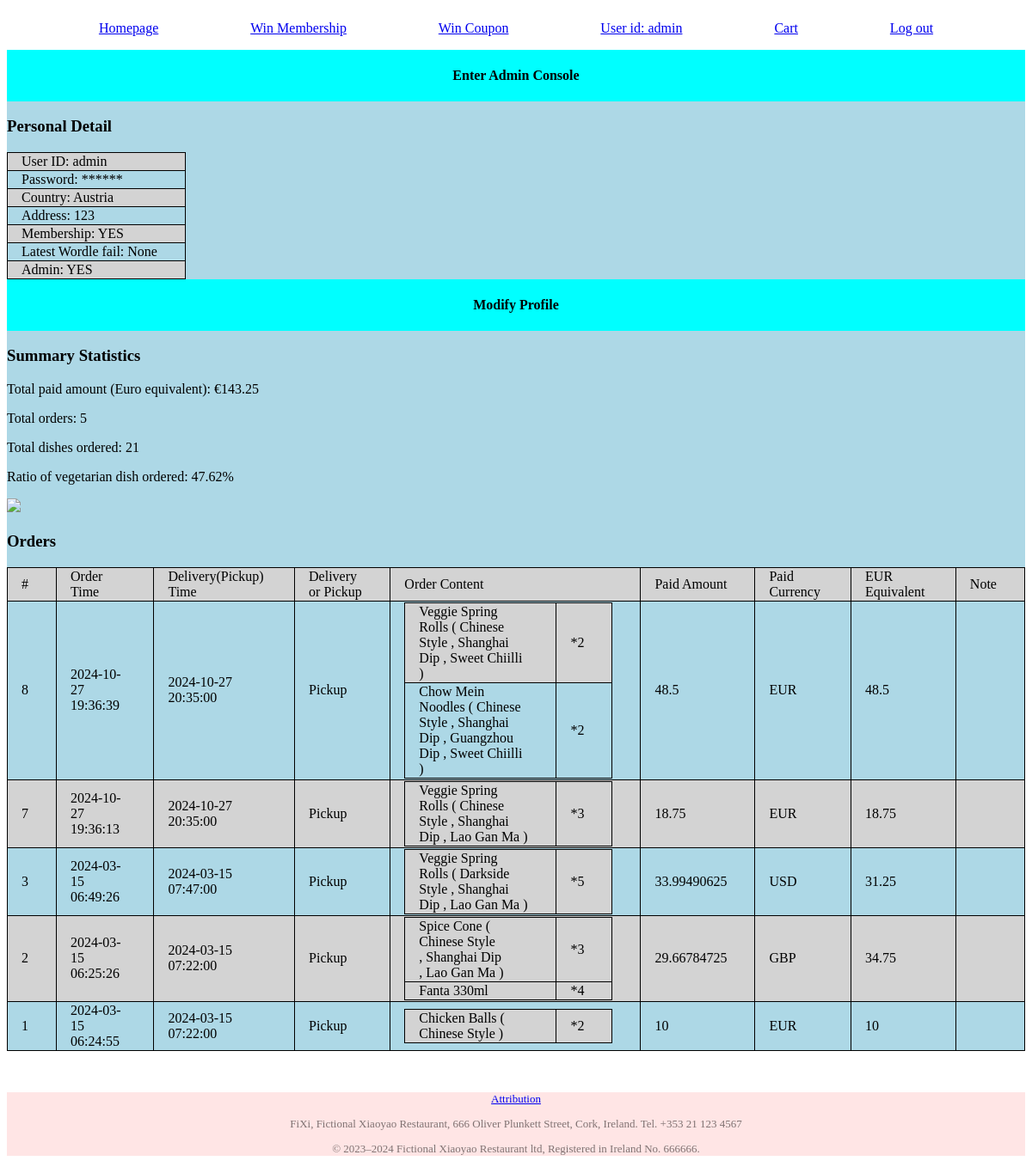
Screenshot of /profile (signed in) with the database file from the repository.
### tables this page shows
CREATE TABLE users
(
    real_user_id INTEGER PRIMARY KEY AUTOINCREMENT,
    user_id TEXT, 
    password TEXT NOT NULL,
    country TEXT,
    address TEXT,
    is_member INTEGER,
    is_admin INTEGER,
    failed_day DATE

);

CREATE TABLE orders
(
    order_id INTEGER PRIMARY KEY AUTOINCREMENT,
    real_user_id INTEGER NOT NULL,
    order_timestamp DATETIME NOT NULL,
    receive_timestamp DATETIME NOT NULL,
    delivery_option TEXT NOT NULL,
    order_content TEXT NOT NULL,
    paid_amount NUMERIC NOT NULL,
    currency TEXT NOT NULL,
    paid_eur NUMERIC NOT NULL,
    note TEXT
);

CREATE TABLE items
(
    item_id INTEGER PRIMARY KEY AUTOINCREMENT,
    item_name TEXT NOT NULL,
    item_description TEXT,
    item_price DECEMAL NOT NULL,
    is_vegetarian BOOLEAN,
    is_vegan BOOLEAN,
    is_gluten_free BOOLEAN,
    is_member_discount_allowed BOOLEAN,
    is_coupon_allowed BOOLEAN,
    is_delivery_allowed BOOLEAN,
    is_pickup_allowed BOOLEAN,
    number_of_sold INTEGER,
    amount_available INTEGER,
    compulsory_option TEXT,
    supplementary_option TEXT
);

### app.py (the view)
@app.route("/profile")
@login_required
def profile():
    user_id=session["user_id"]
    real_user_id= session["real_user_id"]
    db = get_db()
    user = db.execute(
    """SELECT * FROM users
    WHERE real_user_id = ?;""", (real_user_id,)).fetchone()
    orders = db.execute(
    """SELECT * FROM orders
    WHERE real_user_id = ? ORDER BY order_id DESC;""", (real_user_id,)).fetchall()
    orders_dicts = [dict(order) for order in orders]
    sum=0
    for order in orders_dicts:
        cart_json=order["order_content"]
        cart_str_keys = json.loads(cart_json)
        cart = {tuple(json.loads(key)): value for key, value in cart_str_keys.items()}
        order["order_content"]=cart
        sum=sum+order["paid_eur"]
    q_v=0
    q_sum=0
    items = db.execute(
    """SELECT item_name,is_vegetarian FROM items;""").fetchall()
    vegetarian_dic={}
    for item in items:
        vegetarian_dic[item["item_name"]]=item["is_vegetarian"]
    q_order=0
    for order in orders_dicts:
        q_order=q_order+1
        for entry_tpl in order["order_content"]:
            q_sum=q_sum+order["order_content"][entry_tpl]
            if vegetarian_dic[entry_tpl[0]]:
                q_v=q_v+order["order_content"][entry_tpl]
    if q_sum !=0:
        r=f"{q_v/q_sum * 100:.2f}%"
        q_n=q_sum-q_v
    else:
        r=None
        q_n=None
    return render_template("profile.html",user=user,orders=orders_dicts,sum=sum,q_sum=q_sum,r=r,label1="Vegetarian",label2="Non-vegetarian",value1=q_v,value2=q_n,q_order=q_order)

### app.py (called while the page is built)
@app.before_request#This decorator registers a function to run before each request in your Flask application.
def load_logged_in_user():
    g.user = session.get("user_id", None)#Attempts to retrieve "user_id" from the Flask session. If not found, None is used. The result is stored in g.user, making it accessible app-wide during the request.
    if "cart" in session:
        g.sum_quantity = calculate_cart_sum_quantity(session["cart"])
    g.is_admin = session.get("is_admin", None)

### database.py (called while the page is built)
def get_db():
    if "db" not in g:
        g.db = sqlite3.connect(DATABASE,
            detect_types=sqlite3.PARSE_DECLTYPES
        )
        g.db.row_factory = sqlite3.Row
    return g.db

### templates/profile.html (shortened to what this page needs)
{% extends "base.html" %}
{% block main_content %}
<section id="profile">
    <section>
        {% if user["is_admin"] %}
            <a href="{{ url_for( 'admin' ) }}" class="paragraph-link"><p>Enter Admin Console</p></a>
        {% endif %}
    </section>
    <section>
        <h1>Personal Detail</h1>
        <table>
            <tr>
                <td>User ID: {{user["user_id"]}}</td>
            </tr>
            <tr>
                <td>Password: ******</td>
            </tr>
            <tr>
                <td>Country: {{user["country"]}}</td>
            </tr>
            <tr>
                <td>Address: {{user["address"]}}</td>
            </tr>
            <tr>
                <td>Membership:
                    {% if user["is_member"] %}
                        YES
                    {% else %}
                        NO
                    {% endif %}
                    </td>
            </tr>
            <tr>
                <td>Latest Wordle fail: {{user["failed_day"]}}</td>
            </tr>
            <tr>
                <td>Admin:
                    {% if user["is_admin"] %}
                        YES
                    {% else %}
                        NO
                    {% endif %}
                    </td>
            </tr>
        </table>
        <a href="{{ url_for( 'change_profile' ) }}" class="paragraph-link"><p>Modify Profile</p></a>
    </section>
    <section>
        <h1>Summary Statistics</h1>
        <p>Total paid amount (Euro equivalent): €{{sum}}</p>
        <p>Total orders: {{q_order}}</p>
        <p>Total dishes ordered: {{q_sum}}</p>
        <p>Ratio of vegetarian dish ordered: {{r}}</p>
        {% if r %}
            <img src="https://quickchart.io/chart?c={type:'pie',data:{labels:['{{ label1 }}','{{ label2 }}'],datasets:[{data:[{{ value1 }},{{ value2 }}]}]}}">
        {% endif %}
    </section>
    <section>
    <h1>Orders</h1>
        <table>
            <tr>
                <td>#</td>
                <td>Order Time</td>
                <td>Delivery(Pickup) Time</td>
                <td>Delivery or Pickup</td>
                <td>Order Content</td>
                <td>Paid Amount</td>
                <td>Paid Currency</td>
                <td>EUR Equivalent</td>
                <td>Note</td>
            </tr>
            {% for order in orders %}
            <tr>
                {% for key in order.keys() if key!="real_user_id" %}
                    <td>
                    {% if key=="order_content" %}
                        <table>
                        {% for entry_tpl in order[key] %}
                            <tr>
                                <td>
                                    {{entry_tpl[0]}}
                                    {% if entry_tpl|length >2 or entry_tpl[1] %}
                                        (
                                            {% if entry_tpl[1] %}
                                                {{entry_tpl[1]}}
                                                {% for item in entry_tpl[2:] %}
                                                        ,&nbsp;{{item}}
                                                {% endfor %}
                                            {% endif %}
                                            )
                                    {% endif %}
                                </td>
                                <td>*{{order[key][entry_tpl]}}</td>
                            </tr>
                        {% endfor %}
                        </table>
                    {% else %}
                        {{order[key]}}
                    {% endif %}
                    </td>
                {% endfor %}
            </tr>
            {% endfor %}
        </table>
    </section>
</section>
{% endblock %}

### templates/base.html (shortened to what this page needs)
<!DOCTYPE html>
<html lang="en">
<head>
    <link rel="stylesheet" href="../static/homepage.css">
</head>
<body>
    <header>
    <p><a href="{{url_for('homepage')}}">Homepage</a></p>
    <p><a href="{{url_for('whurdle')}}">Win Membership</a></p>
    <p><a href="{{url_for('rps15')}}">Win Coupon</a></p>
        {% if g.user %}
            <p><a href="{{url_for('profile')}}">User id: {{ g.user }}</a></p>
            <p><a href="{{url_for('cart')}}">Cart{% if g.sum_quantity %}({{g.sum_quantity}}){% endif %}</a></p>
            <p><a href="{{url_for('logout')}}">Log out</a></p>
        {% else %}
            <p><a href="{{url_for('register')}}">Register</a></p>
            <p><a href="{{url_for('login')}}">Login</a></p>
        {% endif %}
    </header>
    <main>
    {% block main_content %}{% endblock %}
    </main>
    <footer>
        <p><a href="{{url_for('attribution')}}">Attribution</a></p>
        <p>FiXi, Fictional Xiaoyao Restaurant, 666 Oliver Plunkett Street, Cork, Ireland. Tel. +353 21 123 4567 </p>
        <p>© 2023–2024 Fictional Xiaoyao Restaurant ltd, Registered in Ireland No. 666666.</p>
    </footer>
</body>
</html>

### static/homepage.css (style rules this page uses)
header { display: flex; justify-content: space-evenly; }
main { margin-left: auto; margin-right: auto; margin-bottom: 3em; display: flex; justify-content: center; background-color: lightblue; }
footer { text-align: center; font-size: small; background-color: rgb(255 0 0/0.1); color:rgb(0 0 0/0.5) ; }
.paragraph-link { text-decoration: none; color: inherit; display: block; background-color: aqua; padding-top: 0.3em; padding-bottom: 0.3em; }
.paragraph-link p { text-decoration: none; text-align:center; font-weight: bold; font-size: 16px; }
.admin table,#profile table { border-collapse: collapse; }
.admin th, .admin td, #profile th,#profile td { border: 1px solid black; padding-left: 1em; padding-right: 2em; text-align: left; }
.admin tr:nth-child(odd),#profile tr:nth-child(odd) { background-color: lightgray; }
.admin section, #profile section { display: block; margin: auto; }
#profile img { width: 20%; }

### rows the page displays
users: user "admin", user_id "admin", country "Austria", address "123"
orders: order_id "8" "2024-10-27 19:36:39" "2024-10-27 20:35:00" "Pickup" "48.5" "EUR" "48.5"
items: item_name "Veggie Spring Rolls", entry_tpl "Chinese Style", item "Shanghai Dip" "Sweet Chiilli" "Shanghai Dip" "Lao Gan Ma" "Shanghai Dip" "Lao Gan Ma", item_id "2", order "3", entry_tpl "Darkside Style", order "5"
items: item_name "Chow Mein Noodles", entry_tpl "Chinese Style", item "Shanghai Dip" "Guangzhou Dip" "Sweet Chiilli", order "2"
orders: order_id "7" "2024-10-27 19:36:13" "2024-10-27 20:35:00" "Pickup" "18.75" "EUR" "18.75"
orders: order_id "3" "2024-03-15 06:49:26" "2024-03-15 07:47:00" "Pickup" "33.99490625" "USD" "31.25"
orders: order_id "2" "2024-03-15 06:25:26" "2024-03-15 07:22:00" "Pickup" "29.66784725" "GBP" "34.75"
items: item_name "Spice Cone", entry_tpl "Chinese Style", item "Shanghai Dip" "Lao Gan Ma", order "3"
items: item_name "Fanta 330ml", number_of_sold "4"
orders: order_id "1" "2024-03-15 06:24:55" "2024-03-15 07:22:00" "Pickup" "10" "EUR" "10"
items: item_name "Chicken Balls", entry_tpl "Chinese Style", order "2"

### other values shown
{{ user["failed_day"] }} "None"
{{ sum }} "143.25"
{{ q_order }} "5"
{{ q_sum }} "21"
{{ r }} "47.62%"
